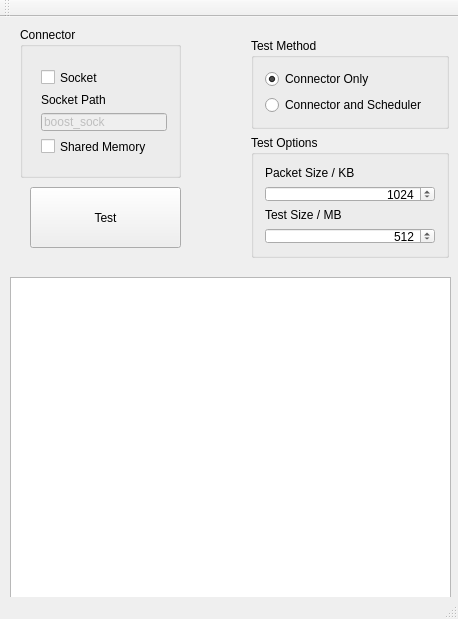
<?xml version="1.0" encoding="UTF-8"?>
<ui version="4.0">
 <class>MainWindow</class>
 <widget class="QMainWindow" name="MainWindow">
  <property name="geometry">
   <rect>
    <x>0</x>
    <y>0</y>
    <width>458</width>
    <height>619</height>
   </rect>
  </property>
  <property name="windowTitle">
   <string>Nenai Test</string>
  </property>
  <widget class="QWidget" name="centralWidget">
   <widget class="QGroupBox" name="groupBox">
    <property name="geometry">
     <rect>
      <x>20</x>
      <y>10</y>
      <width>161</width>
      <height>151</height>
     </rect>
    </property>
    <property name="title">
     <string>Connector</string>
    </property>
    <widget class="QWidget" name="layoutWidget">
     <property name="geometry">
      <rect>
       <x>10</x>
       <y>30</y>
       <width>148</width>
       <height>110</height>
      </rect>
     </property>
     <layout class="QVBoxLayout" name="verticalLayout">
      <item>
       <widget class="QCheckBox" name="checkBox_Socket">
        <property name="text">
         <string>Socket</string>
        </property>
       </widget>
      </item>
      <item>
       <widget class="QLabel" name="label">
        <property name="text">
         <string>Socket Path</string>
        </property>
       </widget>
      </item>
      <item>
       <widget class="QLineEdit" name="lineEdit_SocketPath">
        <property name="enabled">
         <bool>false</bool>
        </property>
        <property name="text">
         <string>boost_sock</string>
        </property>
       </widget>
      </item>
      <item>
       <widget class="QCheckBox" name="checkBox_SharedMemory">
        <property name="text">
         <string>Shared Memory</string>
        </property>
       </widget>
      </item>
     </layout>
    </widget>
   </widget>
   <widget class="QPushButton" name="pushButton">
    <property name="geometry">
     <rect>
      <x>30</x>
      <y>170</y>
      <width>151</width>
      <height>61</height>
     </rect>
    </property>
    <property name="text">
     <string>Test</string>
    </property>
   </widget>
   <widget class="QWidget" name="layoutWidget">
    <property name="geometry">
     <rect>
      <x>240</x>
      <y>10</y>
      <width>220</width>
      <height>242</height>
     </rect>
    </property>
    <layout class="QVBoxLayout" name="verticalLayout_4">
     <item>
      <widget class="QGroupBox" name="groupBox_2">
       <property name="title">
        <string>Test Method</string>
       </property>
       <layout class="QVBoxLayout" name="verticalLayout_2">
        <item>
         <widget class="QRadioButton" name="radioButton_normalTest">
          <property name="text">
           <string>Connector Only</string>
          </property>
          <property name="checked">
           <bool>true</bool>
          </property>
         </widget>
        </item>
        <item>
         <widget class="QRadioButton" name="radioButton_extTest">
          <property name="text">
           <string>Connector and Scheduler</string>
          </property>
         </widget>
        </item>
       </layout>
      </widget>
     </item>
     <item>
      <widget class="QGroupBox" name="groupBox_3">
       <property name="title">
        <string>Test Options</string>
       </property>
       <layout class="QVBoxLayout" name="verticalLayout_3">
        <item>
         <widget class="QLabel" name="label_2">
          <property name="text">
           <string>Packet Size / KB</string>
          </property>
         </widget>
        </item>
        <item>
         <widget class="QSpinBox" name="spinBox_packetSize">
          <property name="alignment">
           <set>Qt::AlignRight|Qt::AlignTrailing|Qt::AlignVCenter</set>
          </property>
          <property name="minimum">
           <number>1</number>
          </property>
          <property name="maximum">
           <number>10240</number>
          </property>
          <property name="value">
           <number>1024</number>
          </property>
         </widget>
        </item>
        <item>
         <widget class="QLabel" name="label_3">
          <property name="text">
           <string>Test Size / MB</string>
          </property>
         </widget>
        </item>
        <item>
         <widget class="QSpinBox" name="spinBox_testSize">
          <property name="alignment">
           <set>Qt::AlignRight|Qt::AlignTrailing|Qt::AlignVCenter</set>
          </property>
          <property name="minimum">
           <number>16</number>
          </property>
          <property name="maximum">
           <number>10240</number>
          </property>
          <property name="value">
           <number>512</number>
          </property>
         </widget>
        </item>
       </layout>
      </widget>
     </item>
    </layout>
   </widget>
   <widget class="QPlainTextEdit" name="log">
    <property name="geometry">
     <rect>
      <x>10</x>
      <y>260</y>
      <width>441</width>
      <height>321</height>
     </rect>
    </property>
    <property name="readOnly">
     <bool>true</bool>
    </property>
    <property name="tabStopWidth">
     <number>40</number>
    </property>
   </widget>
  </widget>
  <widget class="QToolBar" name="mainToolBar">
   <attribute name="toolBarArea">
    <enum>TopToolBarArea</enum>
   </attribute>
   <attribute name="toolBarBreak">
    <bool>false</bool>
   </attribute>
  </widget>
  <widget class="QStatusBar" name="statusBar"/>
 </widget>
 <layoutdefault spacing="6" margin="11"/>
 <resources/>
 <connections/>
</ui>
